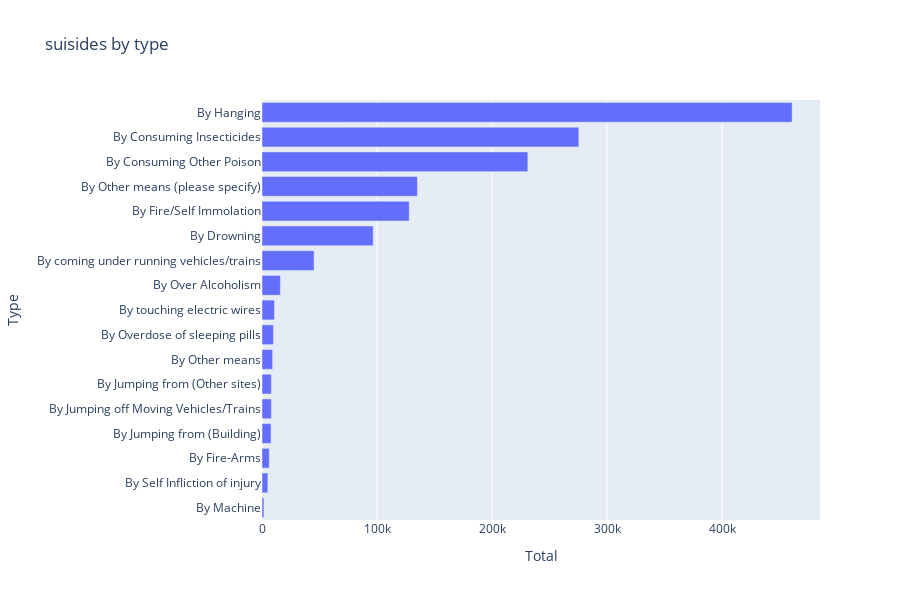

Source (notebook cell):
### Code cell
import plotly.express as px

px.bar(data_frame = typeofsuiside, y = 'Type', x = 'Total',title="suisides by type",height = 600)

### Figure 1 — Plotly figure (JSON) as saved in the notebook; plotly's stock layout.template omitted (floating-point values rounded to 4 significant figures)
{"data": [{"alignmentgroup": "True", "hovertemplate": "Total=%{x}<br>Type=%{y}<extra></extra>", "legendgroup": "", "marker": {"color": "#636efa", "pattern": {"shape": ""}}, "name": "", "offsetgroup": "", "orientation": "h", "showlegend": false, "textposition": "auto", "type": "bar", "x": [1661, 5093, 6294, 7871, 8116, 8127, 9238, 9960, 10816, 15973, 45299, 96711, 128006, 135132, 231178, 275501, 460955], "xaxis": "x", "y": ["By Machine", "By Self Infliction of injury", "By Fire-Arms", "By Jumping from (Building)", "By Jumping off Moving Vehicles/Trains", "By Jumping from (Other sites)", "By Other means", "By Overdose of sleeping pills", "By touching electric wires", "By Over Alcoholism", "By coming under running vehicles/trains", "By Drowning", "By Fire/Self Immolation", "By Other means (please specify)", "By Consuming Other Poison", "By Consuming Insecticides", "By Hanging"], "yaxis": "y"}], "layout": {"barmode": "relative", "height": 600, "legend": {"tracegroupgap": 0}, "title": {"text": "suisides by type"}, "xaxis": {"anchor": "y", "domain": [0, 1], "title": {"text": "Total"}}, "yaxis": {"anchor": "x", "domain": [0, 1], "title": {"text": "Type"}}}}
